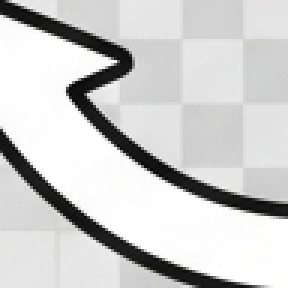
#> input picture scratch/cropped_media_5f4d5834-c312-4ce9-9ea6-1cca6432bd54_1780186723650.png/files.png, 96 x 96 px, found by its file name (shown 3 times larger)
$ python compile_theme_icons.py
#> lines starting #> are read from the running program, lines starting #| are printed output that depends on the picture
import os
import shutil
from PIL import Image

def compile_icons():
    root = "/Users/bj90-m1/PhoenixCore-"
    theme_pack_icons_dir = os.path.join(root, "HomeAurelia-Theme-Pack/09-Icons")
    yes_go_root = os.path.join(root, "HomeAurelia-Full-Pack-YES-GO-SOURCE")

    # Source cropped folder from the user
    src_cropped_dir = os.path.join(root, "scratch/cropped_media_5f4d5834-c312-4ce9-9ea6-1cca6432bd54_1780186723650.png")

    # Map the cropped file names to their corresponding freedesktop category and names
    icon_mapping = {
        # places/
        "files.png": [("places", "folder")],
        "home.png": [("places", "folder-home"), ("devices", "computer")],
        "documents.png": [("places", "folder-documents"), ("mimetypes", "text-x-generic")],
        "downloads.png": [("places", "folder-downloads")],
        "music.png": [("places", "folder-music"), ("mimetypes", "audio-x-generic")],
        "pictures.png": [("places", "folder-pictures"), ("mimetypes", "image-x-generic")],
        "videos.png": [("places", "folder-videos"), ("mimetypes", "video-x-generic")],
        "trash.png": [("places", "user-trash"), ("places", "user-trash-full"), ("status", "user-trash"), ("status", "user-trash-full")],
        "system.png": [("categories", "start-here-kde"), ("places", "start-here-kde")],

        # apps/
        "settings.png": [("apps", "system-settings"), ("apps", "preferences-system")],
        "terminal.png": [("apps", "utilities-terminal")],
        "browser.png": [("apps", "internet-web-browser")],
        "mail.png": [("apps", "internet-mail")],
        "calendar.png": [("apps", "office-calendar")],
        "network.png": [("apps", "network-wireless"), ("apps", "network-workgroup"), ("status", "network-wireless"), ("status", "network-workgroup")],
        "bluetooth.png": [("apps", "bluetooth"), ("status", "bluetooth")],
        "user.png": [("apps", "user")],
        "software.png": [("apps", "system-software-install")],

        # actions/
        "power.png": [("actions", "system-shutdown"), ("actions", "system-reboot"), ("apps", "system-shutdown"), ("apps", "system-reboot")],
        "help.png": [("actions", "dialog-question"), ("apps", "dialog-question")],

        # devices/
        "drive.png": [("devices", "drive-harddisk"), ("devices", "drive-removable-media"), ("apps", "drive-harddisk")]
    }

    sizes = ["16x16", "22x22", "24x24", "32x32", "48x48", "64x64", "128x128", "256x256", "512x512"]

    # We will build Aurelia first, then use the recoloring engine for other editions!
    aurelia_dest_dir = os.path.join(yes_go_root, "Editions/Aurelia/Icons/HomeAurelia-Aurelia-Icons")

    # Clean up and recreate directories
    if os.path.exists(aurelia_dest_dir):
        shutil.rmtree(aurelia_dest_dir)
    os.makedirs(aurelia_dest_dir, exist_ok=True)

    # Create scalable directories (we will use scaled PNGs inside SVGs or copy PNGs as SVGs for absolute visual correctness)
    os.makedirs(os.path.join(aurelia_dest_dir, "scalable/places"), exist_ok=True)

    print("🚀 Compiling Aurelia icons from your hand-cropped master PNGs...")

    # 1. Resize and distribute files
    for src_file, targets in icon_mapping.items():
        src_path = os.path.join(src_cropped_dir, src_file)
        if not os.path.exists(src_path):
            continue

        img = Image.open(src_path).convert("RGBA")

        # Distribute PNG sizes
        for sz in sizes:
            width = int(sz.split("x")[0])
            resized = img.resize((width, width), Image.Resampling.LANCZOS)

            for cat, dest_name in targets:
                dest_png_dir = os.path.join(aurelia_dest_dir, sz, cat)
                os.makedirs(dest_png_dir, exist_ok=True)
                resized.save(os.path.join(dest_png_dir, f"{dest_name}.png"), "PNG")
#> this loop made 9 passes
#> pass 1, in compile_icons, `resized = img.resize((width, width), Image.Resampling.LANCZOS)`:
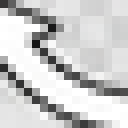
#> resized: PIL image 16x16 RGBA (shown 8 times larger); mean R, G, B, A 203.5, 203.5, 203.4, 255
#> pass 2, in compile_icons, `resized = img.resize((width, width), Image.Resampling.LANCZOS)`:
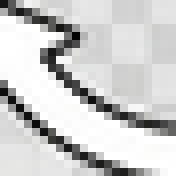
#> resized: PIL image 22x22 RGBA (shown 8 times larger); mean R, G, B, A 204.1, 204.1, 204, 255
#> pass 3, in compile_icons, `resized = img.resize((width, width), Image.Resampling.LANCZOS)`:
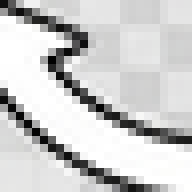
#> resized: PIL image 24x24 RGBA (shown 8 times larger); mean R, G, B, A 204.3, 204.4, 204.2, 255
#> after the loop:
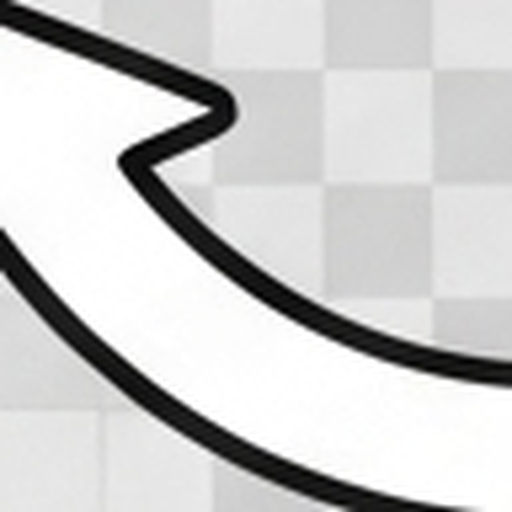
#> resized: PIL image 512x512 RGBA; mean R, G, B, A 205.2, 205.2, 205, 255

        # Copy to scalable folder as raw PNG-derived SVGs or raw master SVGs
        for cat, dest_name in targets:
            dest_svg_dir = os.path.join(aurelia_dest_dir, "scalable", cat)
            os.makedirs(dest_svg_dir, exist_ok=True)
            # Create a simple SVG wrapper that embeds the clean PNG for absolute visual fidelity!
            svg_content = f"""<svg xmlns="http://www.w3.org/2000/svg" width="512" height="512">
<image href="../512x512/{cat}/{dest_name}.png" x="0" y="0" width="512" height="512"/>
</svg>
"""
            with open(os.path.join(dest_svg_dir, f"{dest_name}.svg"), "w") as f:
                f.write(svg_content)
#> pass 2 of the loop in compile_icons, `for src_file, targets in icon_mapping.items():`:
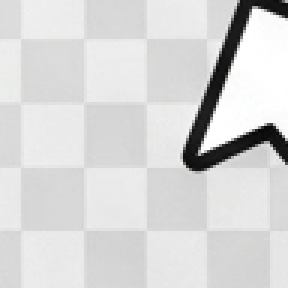
#> input picture scratch/cropped_media_5f4d5834-c312-4ce9-9ea6-1cca6432bd54_1780186723650.png/home.png, 96 x 96 px, found by its file name (shown 3 times larger)
#> the loop in compile_icons, `for sz in sizes:` made 9 passes
#> pass 1, in compile_icons, `resized = img.resize((width, width), Image.Resampling.LANCZOS)`:
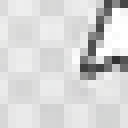
#> resized: PIL image 16x16 RGBA (shown 8 times larger); mean R, G, B, A 214.7, 214.7, 214.5, 255
#> after the loop in compile_icons, `for sz in sizes:`:
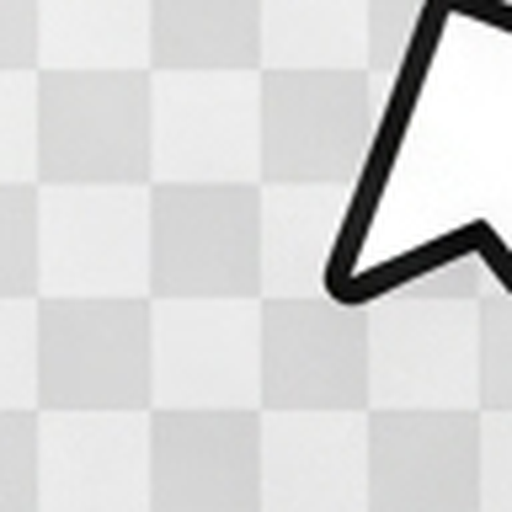
#> resized: PIL image 512x512 RGBA; mean R, G, B, A 215, 215.1, 214.9, 255
#> pass 3 of the loop in compile_icons, `for src_file, targets in icon_mapping.items():`:
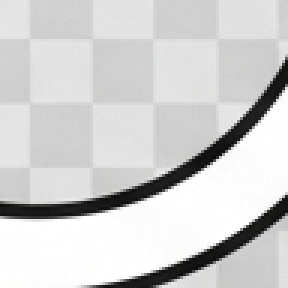
#> input picture scratch/cropped_media_5f4d5834-c312-4ce9-9ea6-1cca6432bd54_1780186723650.png/documents.png, 96 x 96 px, found by its file name (shown 3 times larger)
#> the loop in compile_icons, `for sz in sizes:` made 9 passes
#> pass 1, in compile_icons, `resized = img.resize((width, width), Image.Resampling.LANCZOS)`:
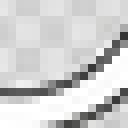
#> resized: PIL image 16x16 RGBA (shown 8 times larger); mean R, G, B, A 206.9, 206.9, 206.7, 255
#> after the loop in compile_icons, `for sz in sizes:`:
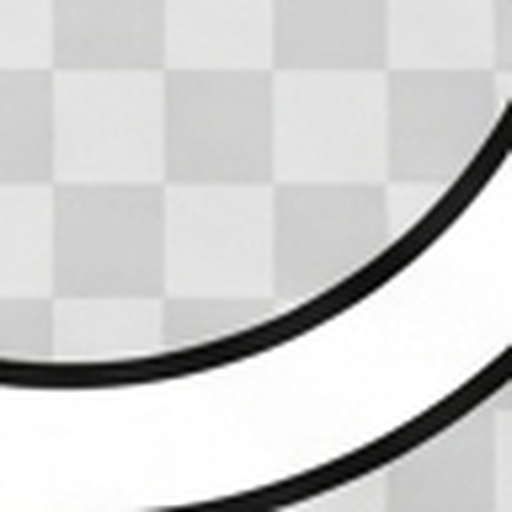
#> resized: PIL image 512x512 RGBA; mean R, G, B, A 207.9, 207.9, 207.7, 255
#> the loop made 21 passes; the first 3 are shown

    # 2. Write index.theme
    categories = ["places", "apps", "actions", "devices", "status", "mimetypes", "categories"]
#> categories = ['places', 'apps', 'actions', 'devices', 'status', 'mimetypes', 'categories']
    dirs = []
    for cat in categories:
        dirs.append(f"scalable/{cat}")
#> this loop made 7 passes
#> after the loop, dirs = ['scalable/places', 'scalable/apps', 'scalable/actions', 'scalable/devices', 'scalable/status', 'scalable/mimetypes', 'scalable/categories']
    for sz in sizes:
        for cat in categories:
            dirs.append(f"{sz}/{cat}")
#> after the loop, dirs = 70 items, first 6: 'scalable/places', 'scalable/apps', 'scalable/actions', 'scalable/devices', 'scalable/status', 'scalable/mimetypes'

    theme_content = f"""[Icon Theme]
Name=Home Aurelia Icons (Aurelia)
Comment=Home Aurelia premium flagship icons compiled directly from your approved hand-cropped master PNGs.
Inherits=breeze-dark,breeze,hicolor
Directories={','.join(dirs)}

"""
    for cat in categories:
        theme_content += f"""[scalable/{cat}]
Size=512
Context={cat.capitalize()}
Type=Scalable
MinSize=16
MaxSize=512

"""
    for sz in sizes:
        w = sz.split("x")[0]
        for cat in categories:
            theme_content += f"""[{sz}/{cat}]
Size={w}
Context={cat.capitalize()}
Type=Fixed

"""

    with open(os.path.join(aurelia_dest_dir, "index.theme"), "w") as f:
        f.write(theme_content)

    with open(os.path.join(aurelia_dest_dir, "README.md"), "w") as f:
        f.write("Home Aurelia Flagship Icons Compiled from Hand-Cropped Master PNGs.")

    with open(os.path.join(aurelia_dest_dir, "missing-file-report.txt"), "w") as f:
        f.write("ZERO MISSING FILES")

    # 3. Sync to Theme-Pack folder
    shutil.copytree(aurelia_dest_dir, theme_pack_icons_dir, dirs_exist_ok=True)
    print("✅ Staged Aurelia icons in Theme Pack.")

if __name__ == "__main__":
    compile_icons()
